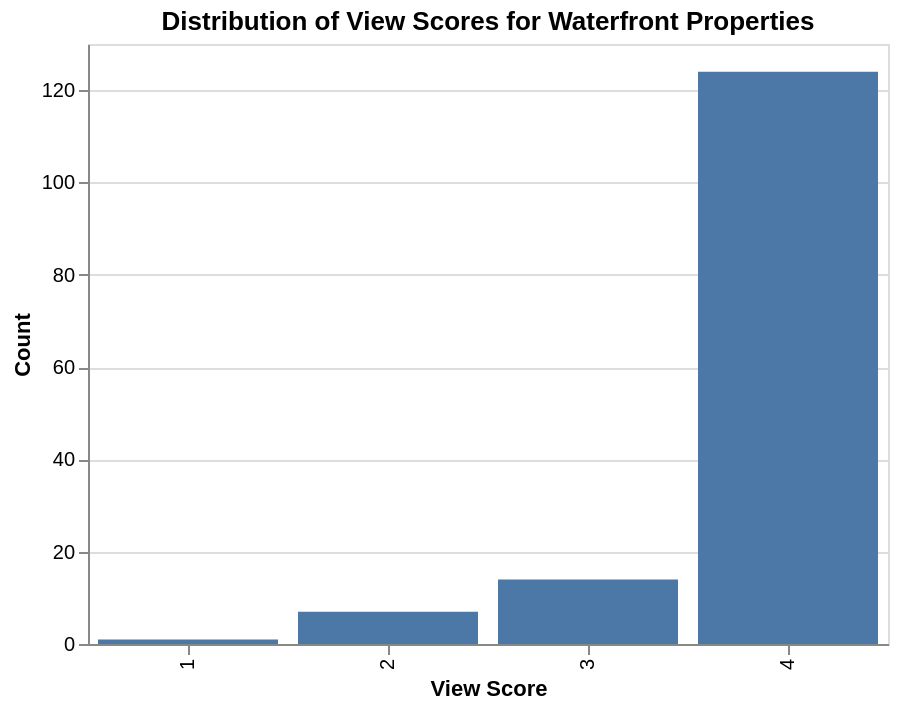

The code cell stored with this chart in its notebook:
### Code cell
# Waterfront increases view score after removing missing values
waterfront_df = df_houses[df_houses['waterfront'] == 1]
chart = alt.Chart(waterfront_df).mark_bar().encode(
    x=alt.X('view:N', title='View Score'),  # 'O' for ordinal
    y=alt.Y('count()', title='Count'),
    tooltip=['view', 'count()']
).properties(
    title='Distribution of View Scores for Waterfront Properties',
    width=400
)

chart

### Figure 1 — Vega-Lite specification as saved in the notebook (floating-point values rounded to 4 significant figures; data arrays with more than 128 entries replaced by an {"elided": "..."} marker saying what was removed)
{"config": {"view": {"continuousWidth": 300, "continuousHeight": 300}}, "data": {"name": "data-4c1e1032a952d904336e10dce360accc"}, "mark": {"type": "bar"}, "encoding": {"tooltip": [{"field": "view", "type": "nominal"}, {"aggregate": "count", "type": "quantitative"}], "x": {"field": "view", "title": "View Score", "type": "nominal"}, "y": {"aggregate": "count", "title": "Count", "type": "quantitative"}}, "title": "Distribution of View Scores for Waterfront Properties", "width": 400, "$schema": "https://vega.github.io/schema/vega-lite/v5.17.0.json", "datasets": {"data-4c1e1032a952d904336e10dce360accc": {"elided": "146 records"}}}
